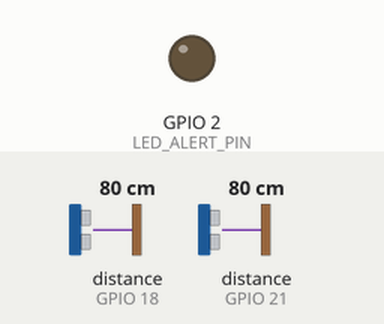
Bench run of a sketch on a simulated ESP32. On the bench: output pins drawn as LEDs (lit = HIGH). Wiring (inferred from the names in the program): 2 × ultrasonic range finder: trigger GPIO 5, echo GPIO 18 / trigger GPIO 19, echo GPIO 21. Inputs (shaded band) come from the test bench; at power-on: distance to the obstacle (sensors on GPIO 18, GPIO 21) 80 cm. The echo pulse lasts 58.3 µs per cm; WiFi joins after 1.5 s; servers stay silent unless stated; uploads are accepted with an empty reply; pins used as bus, display or sensor lines are not drawn; what the sketch prints to the serial monitor is not drawn.

Above: at 3.7 s.
3.8 s: distance to the obstacle (sensor on GPIO 18) set to 23 cm
7.9 s: distance to the obstacle (sensor on GPIO 18) set to 17 cm
At 9.6 s:
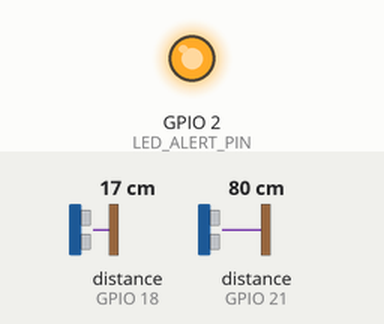
12.0 s: distance to the obstacle (sensor on GPIO 18) set to 35 cm
At 12.4 s:
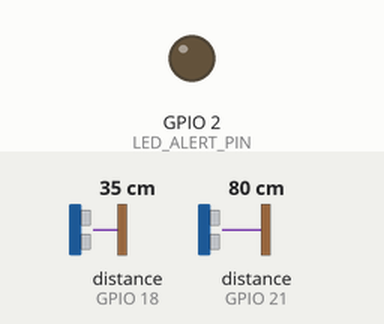
16.1 s: distance to the obstacle (sensor on GPIO 18) set to 2 cm
At 19.4 s:
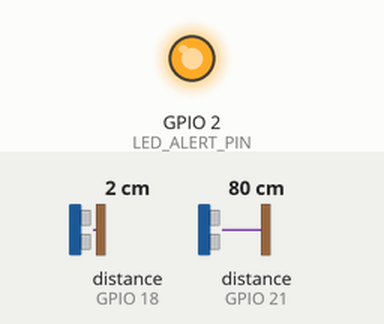
Timing chart, 0 to 20.9 s (numbered marks = the images above; inputs shaded):
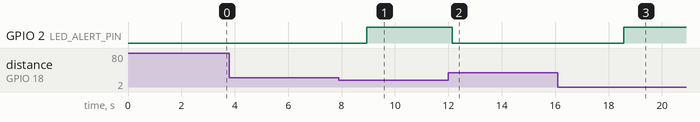

The sketch:

esp32_smartbin.ino
```cpp
/*
  ==============================================================
  EcoPulse SmartBin OS - ESP32 Firmware
  Real-Life Dual Waste Monitoring System (Compostable & Decomposable)
  Author: EcoPulse Systems
  ==============================================================
*/

#include <WiFi.h>
#include <HTTPClient.h>

// WiFi Configuration
const char* ssid = "YOUR_WIFI_SSID";
const char* password = "YOUR_WIFI_PASSWORD";

// Server API Endpoint
const char* serverUrl = "http://YOUR_SERVER_IP:3000/api/bins/update";
const char* binId = "BIN-104";

// Bin Total Depth Specification (cm)
const float BIN_TOTAL_HEIGHT_CM = 100.0;
const int ALERT_THRESHOLD_PERCENT = 80;

// Sensor 1: Compostable Bin Ultrasonic Pins
const int TRIG_PIN_COMP = 5;
const int ECHO_PIN_COMP = 18;

// Sensor 2: Decomposable Bin Ultrasonic Pins
const int TRIG_PIN_DECOMP = 19;
const int ECHO_PIN_DECOMP = 21;

// LED Warning Indicators
const int LED_ALERT_PIN = 2; // Onboard LED or external buzzer

// Helper: Measure distance in centimeters using HC-SR04
float measureDistanceCm(int trigPin, int echoPin) {
  digitalWrite(trigPin, LOW);
  delayMicroseconds(2);
  digitalWrite(trigPin, HIGH);
  delayMicroseconds(10);
  digitalWrite(trigPin, LOW);

  long duration = pulseIn(echoPin, HIGH, 30000); // 30ms timeout (~5m max range)
  if (duration == 0) {
    return BIN_TOTAL_HEIGHT_CM; // Default empty on timeout
  }

  // Speed of sound = 343 m/s => 0.0343 cm/microsecond
  float distance = (duration * 0.0343) / 2.0;
  return distance;
}

// Helper: Convert distance to fill percentage
int calculateFillPercentage(float distanceCm) {
  if (distanceCm >= BIN_TOTAL_HEIGHT_CM) return 0;
  if (distanceCm <= 5.0) return 100; // 5cm safe margin near lid

  float filledDepth = BIN_TOTAL_HEIGHT_CM - distanceCm;
  int percent = round((filledDepth / BIN_TOTAL_HEIGHT_CM) * 100.0);
  return constrain(percent, 0, 100);
}

void setup() {
  Serial.begin(115200);
  delay(1000);
  Serial.println("\n--- EcoPulse Dual SmartBin Initializing ---");

  // Configure Sensor GPIO Pins
  pinMode(TRIG_PIN_COMP, OUTPUT);
  pinMode(ECHO_PIN_COMP, INPUT);
  pinMode(TRIG_PIN_DECOMP, OUTPUT);
  pinMode(ECHO_PIN_DECOMP, INPUT);
  pinMode(LED_ALERT_PIN, OUTPUT);

  // Connect to WiFi Network
  Serial.print("Connecting to WiFi: ");
  Serial.println(ssid);
  WiFi.begin(ssid, password);

  int attempts = 0;
  while (WiFi.status() != WL_CONNECTED && attempts < 20) {
    delay(500);
    Serial.print(".");
    attempts++;
  }

  if (WiFi.status() == WL_CONNECTED) {
    Serial.println("\nWiFi Connected! IP Address: ");
    Serial.println(WiFi.localIP());
  } else {
    Serial.println("\nWiFi Connection failed. Running in offline telemetry mode.");
  }
}

void loop() {
  // 1. Read Distance for Compostable Bin
  float distComp = measureDistanceCm(TRIG_PIN_COMP, ECHO_PIN_COMP);
  int fillComp = calculateFillPercentage(distComp);

  // 2. Read Distance for Decomposable Bin
  float distDecomp = measureDistanceCm(TRIG_PIN_DECOMP, ECHO_PIN_DECOMP);
  int fillDecomp = calculateFillPercentage(distDecomp);

  // Output to Serial Monitor
  Serial.printf("\n[TELEMETRY] Compostable: Dist=%.1f cm (Fill=%d%%) | Decomposable: Dist=%.1f cm (Fill=%d%%)\n",
                distComp, fillComp, distDecomp, fillDecomp);

  // 3. Physical Alert LED Check
  if (fillComp >= ALERT_THRESHOLD_PERCENT || fillDecomp >= ALERT_THRESHOLD_PERCENT) {
    digitalWrite(LED_ALERT_PIN, HIGH);
    Serial.println(">>> WARNING: Bin capacity critical! Dispatch triggered.");
  } else {
    digitalWrite(LED_ALERT_PIN, LOW);
  }

  // 4. Send JSON Payload via HTTP POST if connected
  if (WiFi.status() == WL_CONNECTED) {
    HTTPClient http;
    http.begin(serverUrl);
    http.addHeader("Content-Type", "application/json");

    String jsonPayload = "{";
    jsonPayload += "\"binId\":\"" + String(binId) + "\",";
    jsonPayload += "\"compostable\":{\"fillPercent\":" + String(fillComp) + ",\"distanceCm\":" + String(distComp, 1) + "},";
    jsonPayload += "\"decomposable\":{\"fillPercent\":" + String(fillDecomp) + ",\"distanceCm\":" + String(distDecomp, 1) + "}";
    jsonPayload += "}";

    int httpResponseCode = http.POST(jsonPayload);
    Serial.printf("HTTP Response Code: %d\n", httpResponseCode);
    http.end();
  }

  // Poll sensors every 3 seconds
  delay(3000);
}
```

Measured:
- the behaviour switches between 21 and 20 cm on distance to the obstacle (sensor on GPIO 18) (found by bisection; images 0 and 1)
- after the input at 3.8 s, every drawn part: stays the same
- after the input at 7.9 s, GPIO 2 (LED_ALERT_PIN): LOW → HIGH after 1.0 s
- after the input at 12.0 s, GPIO 2 (LED_ALERT_PIN): HIGH → LOW after 0.15 s
- after the input at 16.1 s, GPIO 2 (LED_ALERT_PIN): LOW → HIGH after 2.5 s
